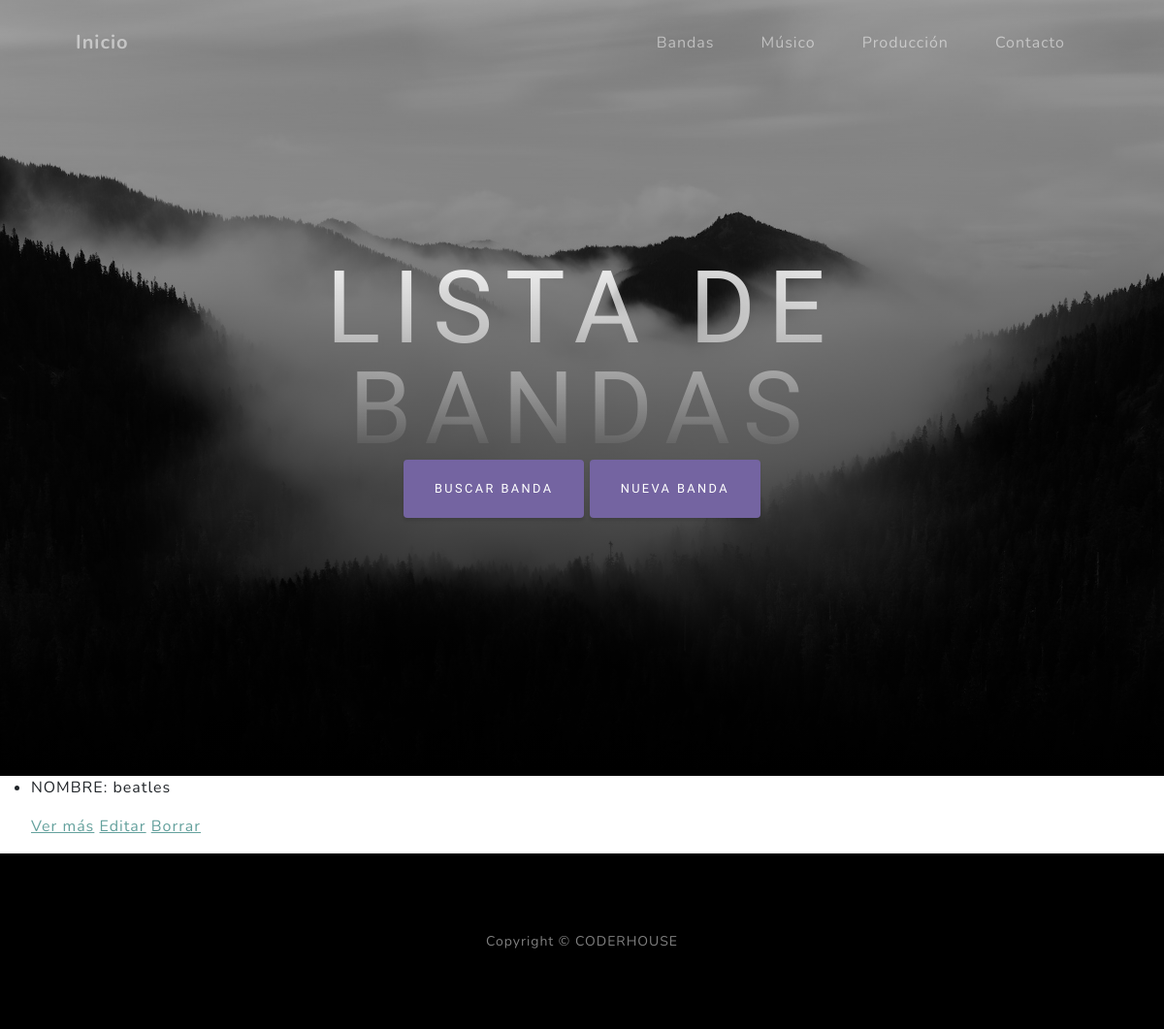
Before: /AppCoder/banda/list with the older database file.
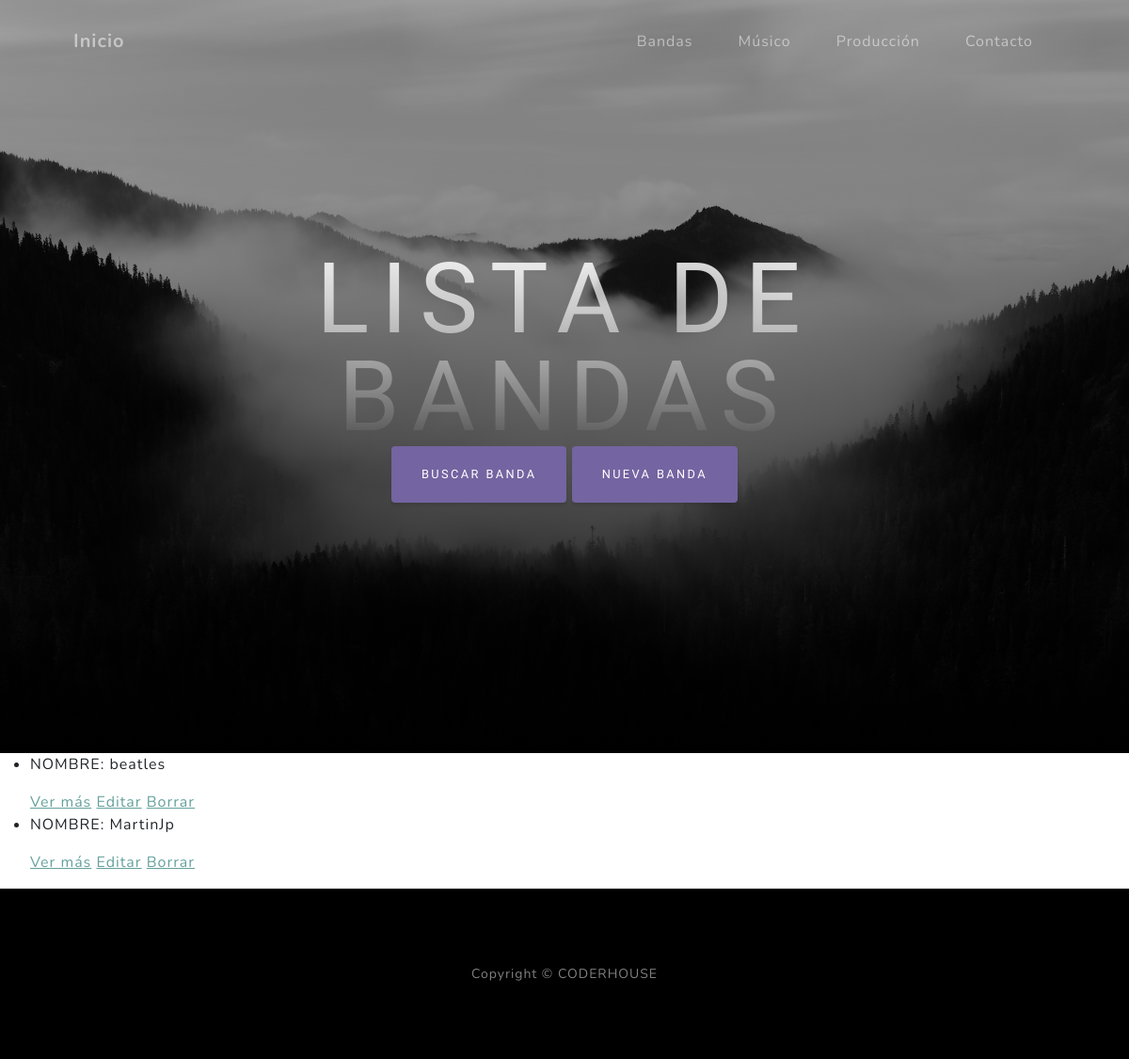
After: the same page with the newer database file.
### AppCoder/models.py (models this page shows, shortened)
class Banda(models.Model):
    nombre = models.CharField(max_length=40)
    generoMusical= models.CharField(max_length=40)
    instrumentoBuscado = models.CharField(max_length=40)

### AppCoder/views.py (the view)
# urls.py: path('banda/list', views.BandaList.as_view(), name="List"),
class BandaList(ListView):
    model = Banda
    template_name = "AppCoder/banda_list.html"

### AppCoder/templates/AppCoder/banda_list.html
{% extends "AppCoder/padre.html" %}
{% load static %}
{% block contenido2 %}
 <h1 class="mx-auto my-0 text-uppercase">Lista de Bandas</h1>
{% endblock %}
{% block contenido %}
<ul>
    {% for banda in object_list %}
    <li>
        <p>NOMBRE: {{banda.nombre}}</p>
        <a href="{% url 'Detail' banda.id %}">Ver más</a>
        <a href="{% url 'Edit' banda.id %}">Editar</a>
        <a href="{% url 'Delete' banda.id %}">Borrar</a>
    </li>
    {% endfor %}
</ul>
{% endblock %}
{% block edit %}
<a class="btn btn-secondary" href="{% url 'BandasBusqueda' %}">Buscar Banda</a>
<a class="btn btn-secondary" href="{% url 'New' %}">Nueva Banda</a>
{% endblock %}

Changed rows visible on the page:
added Banda: nombre "MartinJp"
